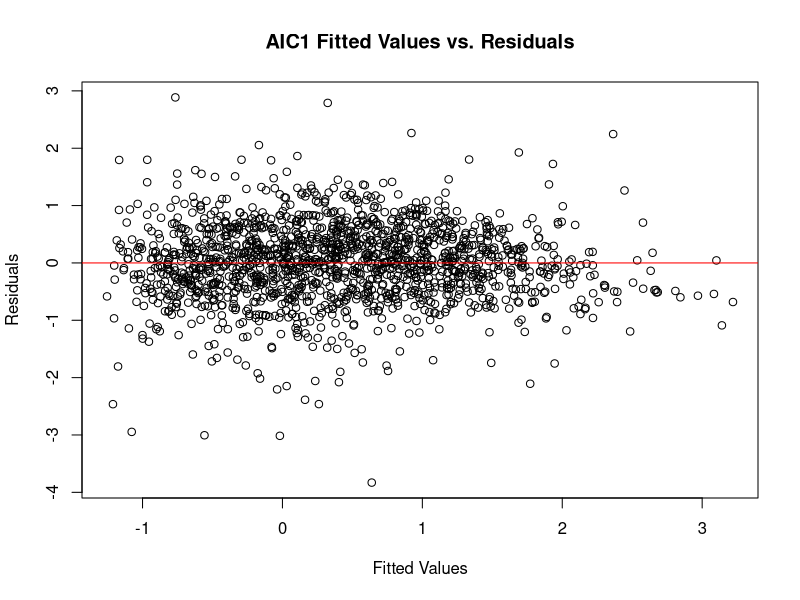
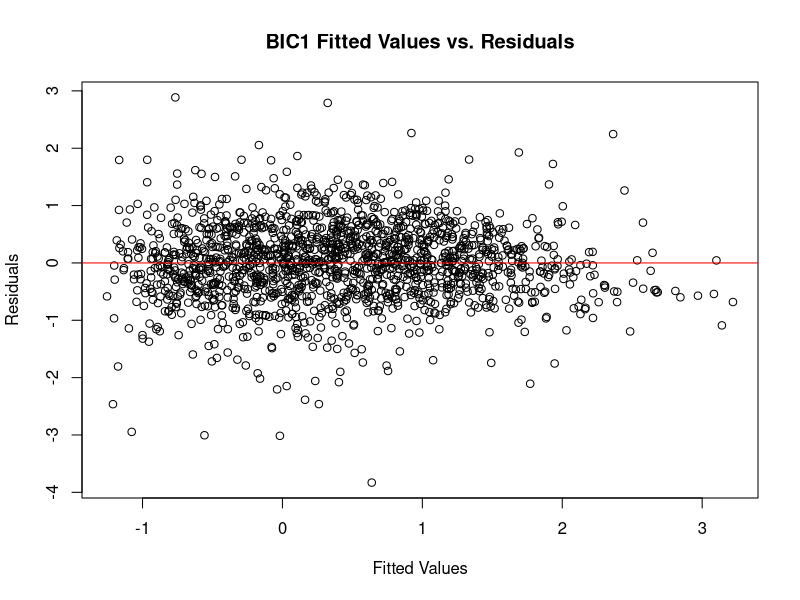
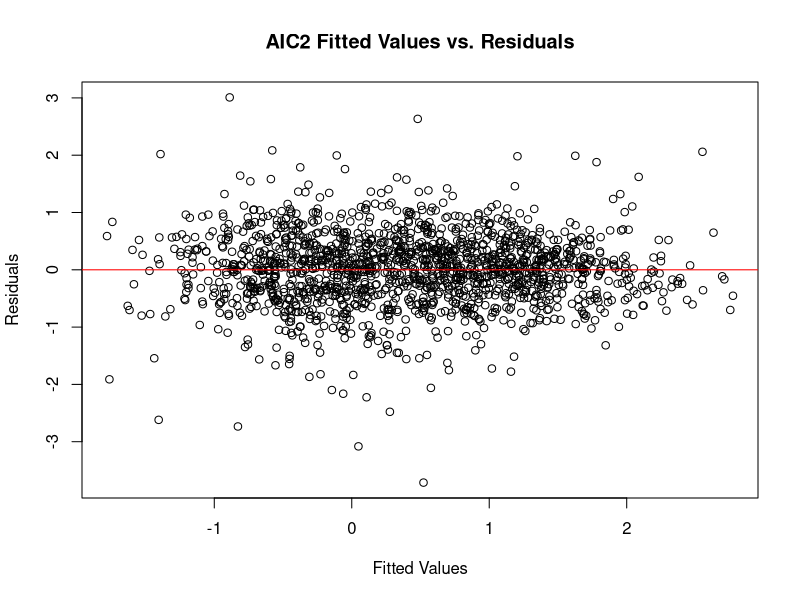
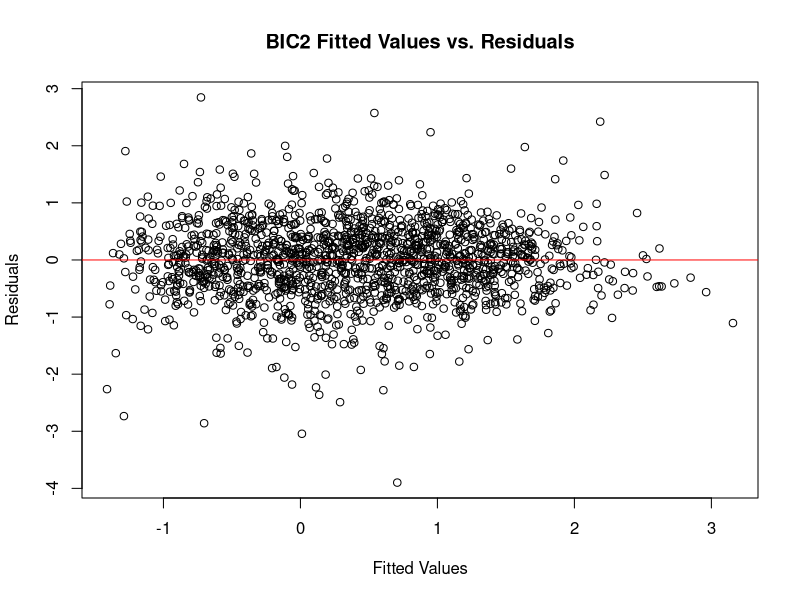
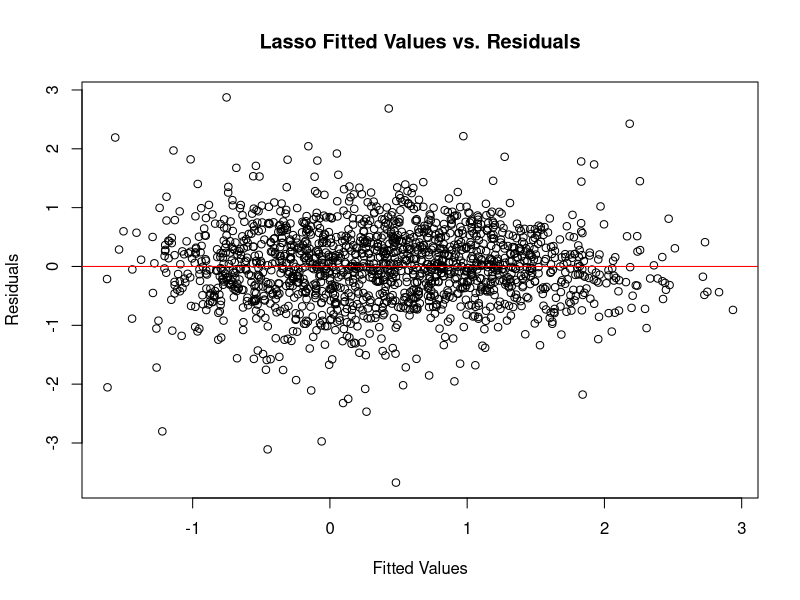

The R script that drew these images, in order:
# 41100 PS6

setwd("/Users/ben/dropbox/Chicago Booth/41100 Regressions/Homework 6")

##################### Question 1 ###########################
# 1 Community Crime
# The file CommunityCrime.csv has violent crime rates for 1994 communities across the US and 25
# descriptive variables. Our goal is to find a good-performing parsimonious model to predict the 
# log crime rate. The demographic variables include:

# • householdsize: mean people per household
# • PctUnemployed: % of people 16 and over unemployed
# • PctFam2Par: % of families (w/ kids) having two parents • PctRecentImmig: % immigrated within 
# 3 years
# • PctHousOccup: % of housing occupied
# • RentMedian: rental housing – median rent
# • PctUsePubTrans: % of people who use public transit

# The rest of the 25 variables are similar, and can be interpreted from their names in the data.

# First split the data into training and testing samples (size and sampling scheme is up to you).

# Import data
crime.0 <- read.csv("CommunityCrime.csv")

# Add a variable for the log of the Violent Crime Rate
crime.0$LogViolentCR <- log(crime.0$ViolentCR)

# Drop the community name and non-logged ViolentCR variables
crime.1 <- crime.0[,c(-1,-2)]

# Set seed so the results are replicable 
set.seed(9)

# Select a random sample of rows
samples <- sort(sample.int(nrow(crime.1), 0.80*nrow(crime.1)))

# Subset the data into training and test datasets.
crime.train <- crime.1[samples,] 
crime.test <- crime.1[-samples,]

# (a) Using the training data, build a model for log crime rate by using forward stepwise selection 
# guided by both AIC and BIC to search through all main effects.

# Create a null model with no independent variables
null <- lm(LogViolentCR ~ 1, data=crime.train)

# Create a full model with all the main effects. 
full <- lm(LogViolentCR ~ ., data=crime.train)

# Create a model using forward stepwise selection
crime.reg.AIC1 <- step(null, scope=formula(full), direction="forward", k=2)
crime.reg.BIC1 <- step(null, scope=formula(full), direction="forward", k=log(nrow(crime.train)))

summary(crime.reg.AIC1)
summary(crime.reg.BIC1)


# (b) Redo (a) allowing for all possible interactions. What has changed?

# Create a full model with all the main effects and interactions
full2 <- lm(LogViolentCR ~ . + .^2, data=crime.train)

# Create a model using forward stepwise selection
crime.reg.AIC2 <- step(null, scope=formula(full2), direction="forward", k=2)
crime.reg.BIC2 <- step(null, scope=formula(full2), direction="forward", k=log(nrow(crime.train)))

summary(crime.reg.AIC2)
summary(crime.reg.BIC2)


# (c) Still within the training data, use the LASSO to select a model from all main effects and
# interactions.

# install.packages("glmnet") #just run this once (on each computer)
library(glmnet)

# Create a dataset without the independent variable.
# Use the full data, rather than training.  We will select the training data later
crime.2 <- crime.1[,c(-26)]

# The model.matrix command creates a matrix of all possible interactions.
# Run model.matrix on the dataset without the independent varaible.
X <- model.matrix(~.^2, crime.2) 

# Remove the interctpt from the matrix. The cv.glmnet command will create an intercept later.
X <- X[,-1]

# Use cv.glmnet to run the LASSO. Only run it on the training data.
cvfit.lasso <- cv.glmnet(x = X[samples,], y = crime.train$LogViolentCR, family="gaussian", alpha=1, standardize=FALSE)

# Extract the Beta coefficients from the LASSO results.
# Two options for the "s" paramater are lambda.1se" and "lambda.min."
betas.lasso.1se <- coef(cvfit.lasso, s = "lambda.1se")

# Get the column numbers of the non-zero beta coefficients.
# Again, EXCLUDE the intercept. We just want the dependent variables. lm() will add an intercept later.
# The code [2:length(betas.lasso.1se)] excludes the intercept because the intercept is the first element of betas.lasso.1se.
model.lasso.1se <- which(betas.lasso.1se[2:length(betas.lasso.1se)]!=0)

# Create a data frame containing the variables selected by LASSO plus the independent variable.
# Note this is an extra step relative to the lecture code.
# This approach lets us calculate MSE later.
lasso.data.1se <- data.frame(crime.1$LogViolentCR, X[,model.lasso.1se])

# Rename the indendent variable
names(lasso.data.1se)[1] <- "LogViolentCR"

# Run a normal regression using the dataset that contains only the LASSO variables.
# Only use the training data rows for the regression.
crime.reg.lasso.1se <- lm(LogViolentCR ~ ., data=lasso.data.1se[samples,])

summary(crime.reg.lasso.1se)


# (d) Compute the BIC-based model probabilities for all the models found thus far, and the 
# model which includes all main effects. Plot the fit for each model against the true value of 
# log crime rate.

# Put the BIC values for all the regressions into a vector
# The syntax c(A=1,B=2) will return a list of named numbers (i.e. 1 is named A, 2 is named B)

BIC <- c(crime.reg.AIC1=extractAIC(crime.reg.AIC1, k=log(nrow(crime.train)))[2],
         crime.reg.BIC1=extractAIC(crime.reg.BIC1, k=log(nrow(crime.train)))[2],
         crime.reg.AIC2=extractAIC(crime.reg.AIC2, k=log(nrow(crime.train)))[2],
         crime.reg.BIC2=extractAIC(crime.reg.BIC2, k=log(nrow(crime.train)))[2],
         crime.reg.lasso.1se=extractAIC(crime.reg.lasso.1se, k=log(nrow(crime.train)))[2])
BIC

# Apply the formula e^((-1/2)*BIC) to each element of the array. 
eBIC <- exp(-0.5*(BIC-min(BIC)))

# Calculate the probabliliy by dividing each eBIC by the sum of all eBIC values
probs <- eBIC/sum(eBIC)
round(probs, 5)

# BIC says the regression from BIC forward stepwise selection has a 99% change of being right

# Plot the fitted values against the residuals
plot(crime.reg.AIC1$fitted.values,crime.reg.AIC1$residuals,ylab="Residuals",xlab="Fitted Values", main="AIC1 Fitted Values vs. Residuals")
abline(h=0,col="red")

plot(crime.reg.BIC1$fitted.values, crime.reg.BIC1$residuals,ylab="Residuals",xlab="Fitted Values", main="BIC1 Fitted Values vs. Residuals")
abline(h=0,col="red")

plot(crime.reg.AIC2$fitted.values, crime.reg.AIC2$residuals,ylab="Residuals",xlab="Fitted Values", main="AIC2 Fitted Values vs. Residuals")
abline(h=0,col="red")

plot(crime.reg.BIC2$fitted.values, crime.reg.BIC2$residuals,ylab="Residuals",xlab="Fitted Values", main="BIC2 Fitted Values vs. Residuals")
abline(h=0,col="red")

plot(crime.reg.lasso.1se$fitted.values, crime.reg.lasso.1se$residuals,ylab="Residuals",xlab="Fitted Values", main="Lasso Fitted Values vs. Residuals")
abline(h=0,col="red")  

# (e) Use the test data to compare out-of-sample MSE performance. Compare your results with what 
# you found in (d).

# Calculate errors using the predict function and the test data
crime.error.AIC1 <- predict(crime.reg.AIC1, newdata=crime.test)-crime.test$LogViolentCR
crime.error.BIC1 <- predict(crime.reg.BIC1, newdata=crime.test)-crime.test$LogViolentCR
crime.error.AIC2 <- predict(crime.reg.AIC2, newdata=crime.test)-crime.test$LogViolentCR
crime.error.BIC2 <- predict(crime.reg.BIC2, newdata=crime.test)-crime.test$LogViolentCR
crime.error.lasso.1se <- predict(crime.reg.lasso.1se, newdata=lasso.data.1se[-samples,])-crime.test$LogViolentCR

#comparing the errors
MSE <- c(crime.mse.AIC1=mean(crime.error.AIC1^2), crime.mse.BIC1=mean(crime.error.BIC1^2), 
  crime.mse.AIC2=mean(crime.error.AIC2^2), crime.mse.BIC2=mean(crime.error.BIC2^2), 
  crime.mse.lasso.1se=mean(crime.error.lasso.1se^2))

round(MSE, 5)

# The regression using AIC on interactions has the lowest MSE.

# (f) Use cv.glmnet to fit Ridge regression on all main effects and interactions. Compute the 
# out- of-sample MSE and compare to (e). (You may want to consult ?predict.cv.glmnet.)

# Use cv.glmnet with alpha = 0 for ridge regression
cvfit.ridge <- cv.glmnet(x = X[samples,], y = crime.train$LogViolentCR, family="gaussian", alpha=0, standardize=FALSE)

# Calculate errors using the predict function and the test data
crime.error.ridge.1se <- predict(cvfit.ridge, newx = X[-samples,], s = "lambda.1se") - crime.test$LogViolentCR

#comparing the errors
MSE <- c(crime.mse.AIC1=mean(crime.error.AIC1^2), crime.mse.BIC1=mean(crime.error.BIC1^2), 
         crime.mse.AIC2=mean(crime.error.AIC2^2), crime.mse.BIC2=mean(crime.error.BIC2^2), 
         crime.mse.lasso.1se=mean(crime.error.lasso.1se^2), 
         crime.mse.ridge.1se=mean(crime.error.ridge.1se^2))

round(MSE, 5)

# AIC with interactions still wins.